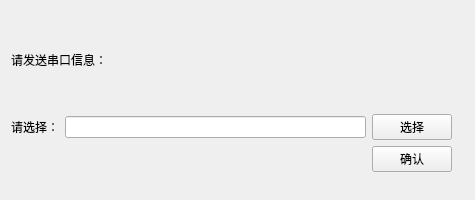
<?xml version="1.0" encoding="UTF-8"?>
<ui version="4.0">
 <class>Form</class>
 <widget class="QWidget" name="Form">
  <property name="geometry">
   <rect>
    <x>0</x>
    <y>0</y>
    <width>475</width>
    <height>200</height>
   </rect>
  </property>
  <property name="windowTitle">
   <string>Form</string>
  </property>
  <widget class="QWidget" name="">
   <property name="geometry">
    <rect>
     <x>11</x>
     <y>11</y>
     <width>441</width>
     <height>161</height>
    </rect>
   </property>
   <layout class="QVBoxLayout" name="verticalLayout">
    <item>
     <widget class="QLabel" name="textline">
      <property name="text">
       <string>请发送串口信息：</string>
      </property>
     </widget>
    </item>
    <item>
     <layout class="QGridLayout" name="gridLayout">
      <item row="0" column="0">
       <widget class="QLabel" name="label">
        <property name="text">
         <string>请选择：</string>
        </property>
       </widget>
      </item>
      <item row="0" column="1">
       <widget class="QLineEdit" name="inputLine"/>
      </item>
      <item row="0" column="2">
       <widget class="QPushButton" name="loadButton">
        <property name="text">
         <string>选择</string>
        </property>
       </widget>
      </item>
      <item row="1" column="2">
       <widget class="QPushButton" name="okButton">
        <property name="text">
         <string>确认</string>
        </property>
       </widget>
      </item>
     </layout>
    </item>
   </layout>
  </widget>
 </widget>
 <resources/>
 <connections/>
</ui>
